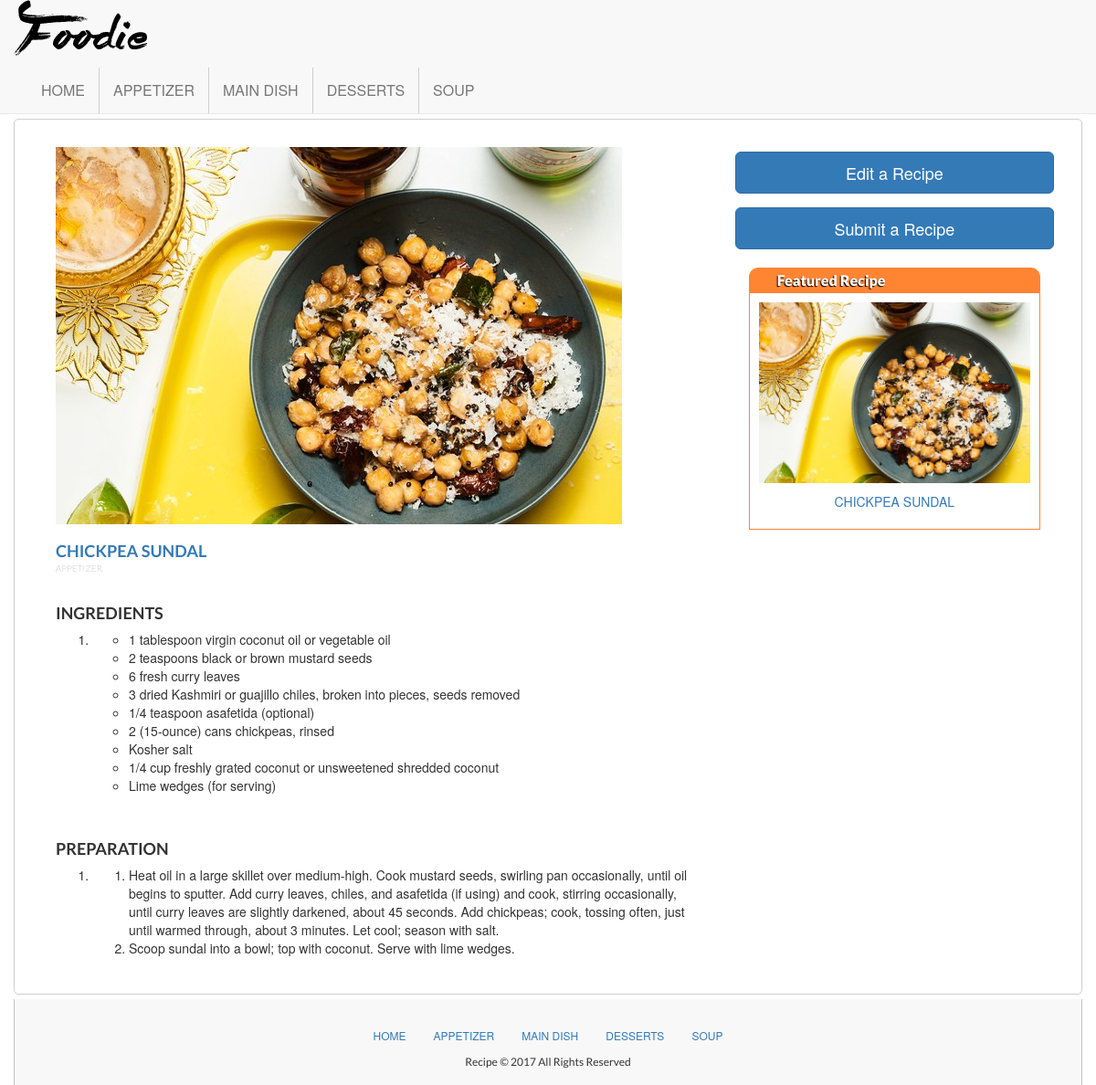
The app's page /appetizer/chickpea-sundal with its own data.
### tables this page shows
CREATE TABLE `category` (
  `id` bigint(20) unsigned NOT NULL AUTO_INCREMENT,
  `category_name` varchar(250) NOT NULL,
  `category_title` varchar(250) NOT NULL,
  `flag` tinyint(2) unsigned NOT NULL,
  `created_at` datetime NOT NULL,
  `last_modified` timestamp NOT NULL DEFAULT CURRENT_TIMESTAMP ON UPDATE CURRENT_TIMESTAMP,
  PRIMARY KEY (`id`),
  UNIQUE KEY `category_name` (`category_name`)
);

CREATE TABLE `recipe` (
  `id` bigint(20) unsigned NOT NULL AUTO_INCREMENT,
  `category_name` varchar(250) NOT NULL,
  `title_key` varchar(250) NOT NULL,
  `recipe_name` varchar(250) NOT NULL,
  `img_path` varchar(250) NOT NULL,
  `recipe_details` longtext NOT NULL,
  `publish_date` date NOT NULL,
  `flag` tinyint(2) unsigned NOT NULL,
  `created_at` datetime NOT NULL,
  `last_modified` timestamp NOT NULL DEFAULT CURRENT_TIMESTAMP ON UPDATE CURRENT_TIMESTAMP,
  PRIMARY KEY (`id`)
);

### application/controllers/Recipe.php (called while the page is built, shortened)
<?php
class Recipe extends CI_Controller {
	public function get( $recipe_title = NULL )
	{
		$featured_img = $this->recipe_model->get_random();
		$recipe = $this->recipe_model->getRecipe($recipe_title, $this->page);
		$data = [];
		$data['recipe'] = $recipe;
		$data['featured_img'] = $featured_img;
		$data['upload_path'] = 'public/images/uploads/';
		return $this->load->view('head/header')
			->view('page/recipe/common-view.php', $data)
			->view('footer/footer');
	}
	protected $page;
	public function __construct()
	{
		$this->page = $this->uri->segment(1);
		$this->load->model('category_model', '', TRUE);
		$this->load->model('recipe_model', '', TRUE);
	}
}

### index.php (called while the page is built, shortened)
<?php
require_once BASEPATH.'core/CodeIgniter.php';

### application/models/Category_Model.php (called while the page is built, shortened)
<?php
class Category_Model extends CI_Model {
	protected $table = 'category';
	public function getCategories() {
		return $this->db->get($this->table)->result_array();
	}
}

### application/helpers/main_helper.php (called while the page is built, shortened)
<?php
	if( !function_exists('fn_get_categories'))
	{
		function fn_get_categories()
		{
			$CI =& get_instance();
			return $CI->category_model->getCategories();
		}
	}
	if( !function_exists('fn_permalink'))
	{
		function fn_permalink( $url='', $glue = '-' )
		{
      $url = trim($url);
      $spChars = array(
          '/[&]/i'  => "and",
          '/hrs/i' => "hours",
      );
      $newName = preg_replace(
          "/([ ]{1,})/",
          "{$glue}",
          preg_replace(
              "/[^\w ]/",
              "",
              preg_replace(
                  array_keys($spChars),
                  array_values($spChars),
                  $url
              )
          )
      );
      return strtolower($newName);
		}
	}
 ?>

### application/models/Recipe_Model.php (called while the page is built, shortened)
<?php
class Recipe_Model extends CI_Model {
	protected $table = 'recipe';
	public function getRecipe( $recipe_title = NULL, $category_name = NULL )
	{
		if ( ! empty($category_name) )
		{
			$this->db->where('category_name', $category_name);
		}
		$recipe = $this->db->where('title_key', $recipe_title)->get($this->table)->row_array();
		return empty($recipe)
			? FALSE
			: $recipe;
	}
	public function get_random()
	{
		return $this->db->query('SELECT img_path, recipe_name, category_name
		  FROM recipe AS r1 JOIN
		       (SELECT CEIL(RAND() *
		                     (SELECT MAX(id)
		                        FROM recipe)) AS id)
		        AS r2
		 WHERE r1.id >= r2.id
		 ORDER BY r1.id ASC
		 LIMIT 1')->row_array();
	}
}

### application/views/page/recipe/common-view.php (the view)
<main class="container fn-main">
	<div class="col-md-8 col-xs-12 column-left">
		<div class="col-md-12 col-xs-12 recipe-container">
			<div class="col-md-12 col-xs-12">
				<img src="<?=base_url($upload_path.$recipe['img_path']) ?>" alt="<?=$recipe['recipe_name'] ?>" class="img-responsive images-lazy" />
			</div>
			<div class="col-md-12 col-xs-12 details-container">
				<a href="<?=base_url(fn_permalink($recipe['category_name']).'/'.fn_permalink($recipe['recipe_name'])) ?>"><h2 class="title"><?=$recipe['recipe_name'] ?></h2></a>
				<h4 class="category-name"><?=strtolower($recipe['category_name']) ?></h4>
				<p class="details">
					<?=htmlspecialchars_decode($recipe['recipe_details']) ?>
				</p>
			</div>
		</div>
	</div>
	<div class="col-md-4 col-xs-12 column-right">
		<div class="col-md-12 col-xs-12 btn-create-recipe-container">
			<a href="<?php echo base_url($recipe['category_name'].'/edit/'.fn_permalink($recipe['recipe_name'])) ?>">
				<button class="btn btn-lg btn-primary btn-recipe col-md-12 col-xs-12">Edit a Recipe</button>
			</a>
			<a href="<?php echo base_url('recipe/create') ?>">
				<button class="btn btn-lg btn-primary btn-recipe col-md-12 col-xs-12" style="margin-top: 15px;">Submit a Recipe</button>
			</a>
		</div>
		<div class="col-md-12 col-xs-12 featured-recipe-container">
			<div class="col-md-12 col-xs-12 featured-recipe-title-container">
				<span class="col-md-12 col-xs-12 featured-recipe-title">Featured Recipe</span>
			</div>
			<div class="col-md-12 col-xs-12 featured-recipe-image-container">
				<img src="<?php echo base_url($upload_path.'/'.$featured_img['img_path']) ?>" alt="<?=$featured_img['recipe_name'] ?>" class="img-responsive images-lazy center-block" />
				<p class="text-center" style="padding-top: 10px;"><a href="<?=base_url($featured_img['category_name'].'/'.fn_permalink($featured_img['recipe_name'])) ?>"><?=$featured_img['recipe_name'] ?></a></p>
			</div>
		</div>
	</div>
</main>

### application/views/head/header.php (shortened to what this page needs)
<!DOCTYPE html>
<html>
	<head>
		<link rel="stylesheet" href="<?php echo base_url('public/css/main.build.css');  ?>" />
	</head>
	<body>
		<nav class="navbar navbar-default navbar-fixed-top fn-head">
			<div class="container">
				<div class="navbar-header">
					<a href="<?php echo base_url(); ?>" role="logo" class="navbar-brand">foodie</a>
				</div>
			</div>
			<div class="container">
				<div id="navbar" class="navbar-header navbar-collapse collapse">
					<ul class="nav navbar-nav" id="main-navigation">
						<li>
							<a href="<?php echo base_url('/') ?>" data-category="home">Home</a>
						</li>
						<?php foreach(fn_get_categories() as $category): ?>
							<li>
								<a href="<?=base_url($category['category_name']) ?>" data-category="<?=$category['category_name'] ?>"><?=ucwords($category['category_title']) ?></a>
							</li>
						<?php endforeach; ?>
					</ul>
				</div>
			</div>
		</nav>
		<div class="divider"></div>

### application/views/footer/footer.php (shortened to what this page needs)
		<footer class="container" id="footer">
			<div class="col-md-12 col-xs-12 footer-nav-container">
				<ul class="nav navbar-nav footer-nav">
					<li><a href="<?=base_url('/') ?>">home</a></li>
					<?php foreach(fn_get_categories() as $category): ?>
						<li>
							<a href="<?=base_url($category['category_name']) ?>" data-category="<?=$category['category_name'] ?>"><?=ucwords($category['category_title']) ?></a>
						</li>
					<?php endforeach; ?>
				</ul>
			</div>
			<p class="copyright">Recipe &copy; <?php echo date('Y'); ?> All Rights Reserved</p>
		</footer>
	</body>
</html>

### records on screen
category: category_title "APPETIZER"
category: category_title "MAIN DISH"
category: category_title "DESSERTS"
category: category_title "SOUP"
recipe: img_path (picture), recipe_name "CHICKPEA SUNDAL", category_name "APPETIZER", recipe_details "INGREDIENTS 1 tablespoon virgin coconut oil or vegetable oil 2 teaspoons black or brown mustard seeds 6 fresh curry leaves 3 dried Kashmiri or guajillo chiles, broken into pieces, seeds removed 1/4 teaspoon asafetida (optional) 2 (15-ounce) cans chickpeas, rinsed Kosher salt 1/4 cup freshly grated coconut or unsweetened shredded coconut Lime wedges (for serving) PREPARATION Heat oil in a large skillet over medium-high. Cook mustard seeds, swirling pan occasionally, until oil begins to sputter. Add curry leaves, chiles, and asafetida (if using) and cook, stirring occasionally, until curry leaves are slightly darkened, about 45 seconds. Add chickpeas; cook, tossing often, just until warmed…"

### other values on screen
$featured_img['recipe_name'] "CHICKPEA SUNDAL"
